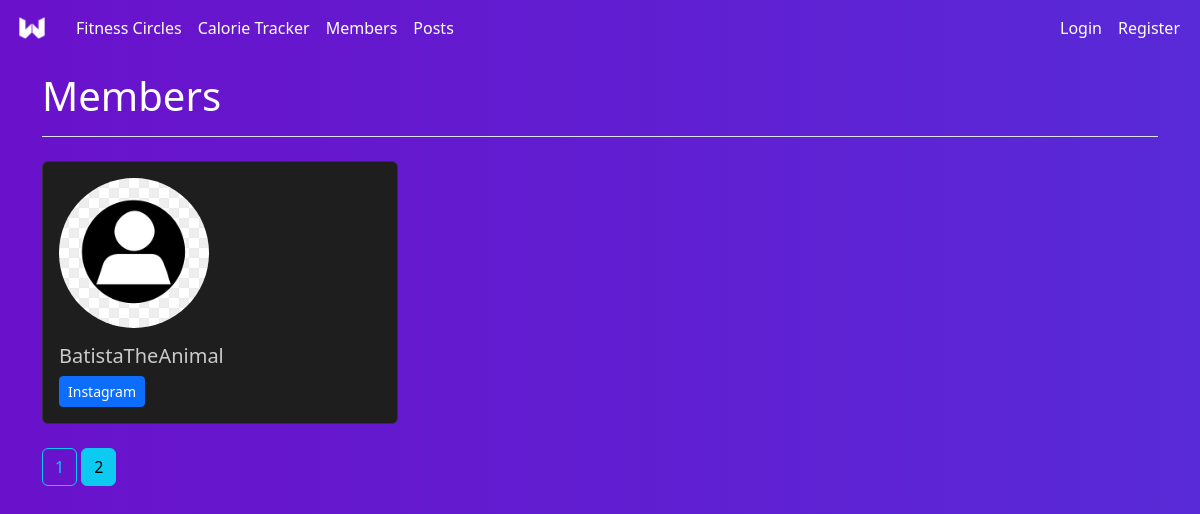
Page /members?page=2 on the earlier database version.
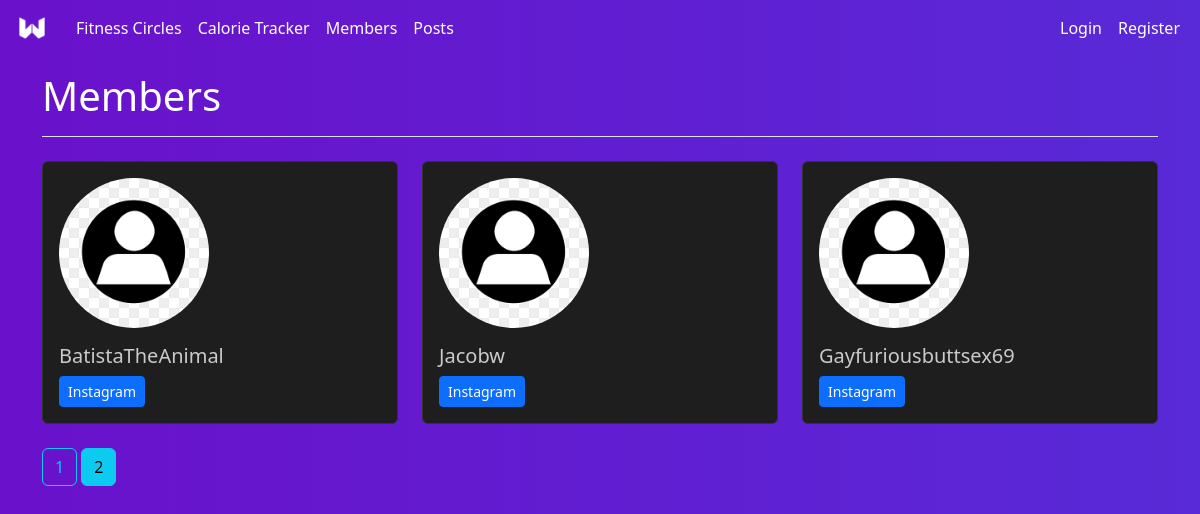
Same page on the later database version.
### WeeklyWeighIn/models.py (models this page shows, shortened)
class Users(db.Model, UserMixin):
    id = db.Column(db.Integer, primary_key=True)
    first_name = db.Column(db.String(20), nullable=False)
    last_name = db.Column(db.String(20), nullable=False)
    username = db.Column(db.String(20), unique=True, nullable=False)
    email = db.Column(db.String(120), unique=True, nullable=False)
    image_file = db.Column(db.String(20), nullable=False, default='default.jpg')
    password = db.Column(db.String(60), nullable=False)
    posts = db.relationship('Post', backref='author', lazy=True)
    comments = db.relationship('Comment', backref='comment_author', lazy=True)

### WeeklyWeighIn/routes.py (the view)
@app.route('/members')
def members():
    page = request.args.get('page', 1, type=int)
    per_page = 9
    users = Users.query.paginate(page=page, per_page=per_page)
    return render_template('member_list.html', title='Members', users=users)

### WeeklyWeighIn/templates/member_list.html (shortened to what this page needs)
{% extends 'base.html' %}
{% set page_title = "Members" %}
{% block content %}
<div class="container mt-3">
    <div class="row">
        {% for user in users %}
        <div class="col-md-4 mb-4">
            <div class="card custom-card">
                <img src="{{ url_for('static', filename='photos/profile_pics/' + (user.image_file if user.image_file else 'default.png')) }}"
                    class="card-img-top rounded-circle responsive-img mt-3 ms-3" alt="{{ user.name }}">
                <div class="card-body">
                    <h5 class="card-title text-grey">{{ user.username }}</h5>
                    <a href="https://www.instagram.com/{{ user.instagram_tag }}" target="_blank"
                        class="btn btn-primary btn-sm">
                         Instagram
                    </a>
                </div>
            </div>
        </div>
        {% endfor %}
    </div>
    {% for page_num in users.iter_pages(left_edge=1, right_edge=1, left_current=1, right_current=2) %}
    {% if page_num %}
        {% if users.page == page_num %}
            <a class="btn btn-info mb-4" href="{{ url_for('members', page=page_num) }}">{{ page_num }}</a>
        {% else %}
            <a class="btn btn-outline-info mb-4" href="{{ url_for('members', page=page_num) }}">{{ page_num }}</a>
        {% endif %}
    {% else %}
        <span class="btn btn-outline-secondary mb-4 disabled">...</span>
    {% endif %}
{% endfor %}
</div>
{% endblock %}

### WeeklyWeighIn/templates/base.html (shortened to what this page needs)
<!DOCTYPE html>
<html lang="en">
<head>
    <link href="https://cdn.jsdelivr.net/npm/bootstrap@5.3.3/dist/css/bootstrap.min.css" rel="stylesheet"
>
    <link rel="stylesheet" href="{{ url_for('static', filename='css/styles.css') }}">
</head>
<body>
    <nav class="navbar navbar-dark navbar-expand-lg bg-transparent">
        <div class="container-fluid">
            <a href="/" class="d-flex align-items-center text-dark text-decoration-none">
                <img src="{{ url_for('static', filename='photos/site_photos/bigW2.png') }}" alt="W" height="40px">
            </a>
            <div class="collapse navbar-collapse" id="navbarNav">
                <ul class="navbar-nav me-auto">
                    <li class="nav-item">
                        <a class="nav-link active" aria-current="page" href="{{ url_for('circles') }}">Fitness
                            Circles</a>
                    </li>
                    <li class="nav-item">
                        <a class="nav-link active" aria-current="page" href="{{ url_for('calorie_tracker') }}">Calorie
                            Tracker</a>
                    </li>
                    <li class="nav-item">
                        <a class="nav-link active" aria-current="page" href="{{ url_for('members') }}">Members</a>
                    </li>
                    <li class="nav-item">
                        <a class="nav-link" href="{{ url_for('posts') }}">Posts</a>
                    </li>
                </ul>
                <ul class="navbar-nav ms-auto">
                    {% if current_user.is_authenticated %}
                    <li class="nav-item">
                        <a class="nav-link" href="{{ url_for('new_post') }}">Create Post</a>
                    </li>
                    <li class="nav-item">
                        <a class="nav-link" href="{{ url_for('profile') }}">Pofile</a>
                    </li>
                    <li class="nav-item">
                        <a class="nav-link" href="{{ url_for('logout') }}">Logout</a>
                    </li>
                    {% else %}
                    <li class="nav-item">
                        <a class="nav-link" href="{{ url_for('login') }}">Login</a>
                    </li>
                    <li class="nav-item">
                        <a class="nav-link" href="{{ url_for('register') }}">Register</a>
                    </li>
                    {% endif %}
                </ul>
            </div>
        </div>
    </nav>
    <div class="container mt-3">
        {% block header %}
        <h1 class="text-left border-bottom pb-3 mb-4" style="color: white;">{{ title }}</h1>
        {% endblock %}
    </div>
    {% block content %}
    {% endblock %}
</body>
</html>

### WeeklyWeighIn/static/css/styles.css (style rules this page uses)
body { background: #6a11cb; background: -webkit-linear-gradient(to right, rgba(106, 17, 203, 1), rgba(37, 117, 252, 1)); background: linear-gradient(to right, rgba(106, 17, 203, 1), rgba(37, 117, 252, 1)); overflow: hidden; }
.navbar { background-color: black; }
h1, h2, h3, h4, h5, h6 { color: #444444; }

### WeeklyWeighIn/templates/base.html (style rules this page uses)
body { background: linear-gradient(to right, rgba(106, 17, 203, 1), rgba(37, 117, 252, 1)); background-size: 400% 400%; animation: gradient 15s ease infinite; height: 100vh; color: white; overflow: auto; }
h1, h2, h3 { color: white; }
li, a { color: white; }
.navbar .navbar-brand, .navbar .nav-link, .navbar-collapse { color: #ffffff !important; }

### WeeklyWeighIn/templates/member_list.html (style rules this page uses)
.custom-card { background-color: #1e1e1e; border: 1px solid #333; }
.text-grey { color: #cacaca; }
.rounded-circle { width: 150px; height: 150px; }
.btn { transition: transform 0.3s ease, box-shadow 0.3s ease; transform-origin: center; }

Differences in the rows shown:
added Users: image_file (placeholder picture), username "Jacobw"
added Users: image_file (placeholder picture), username "Gayfuriousbuttsex69"
